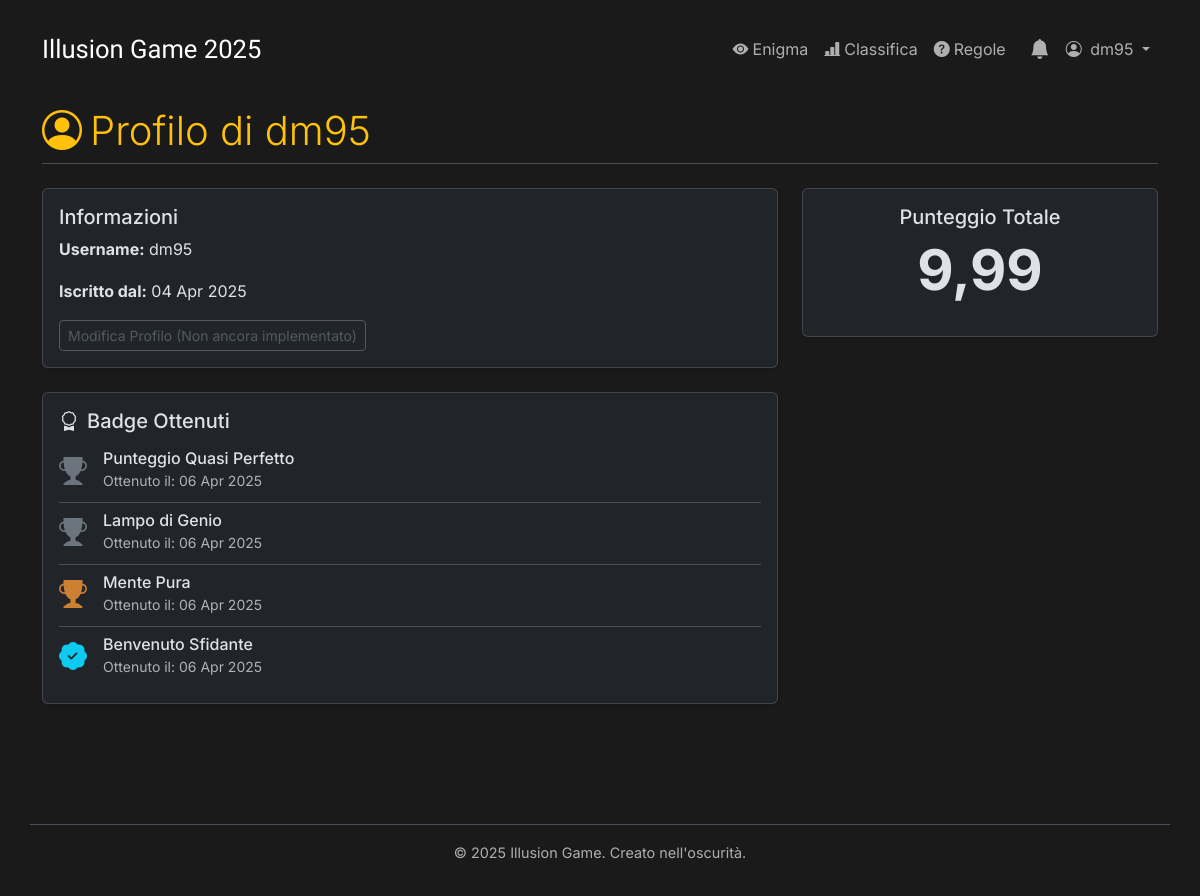
Screenshot of /profilo/dm95/ (signed in) with the database file from the repository.
### enigmas/models.py (models this page shows, shortened)
class UserBadge(models.Model):
    utente = models.ForeignKey(User, on_delete=models.CASCADE)
    badge = models.ForeignKey(Badge, on_delete=models.CASCADE)
    data_ottenimento = models.DateTimeField(auto_now_add=True) # Data in cui è stato ottenuto
    class Meta:
        unique_together = ('utente', 'badge')
        ordering = ['-data_ottenimento']
        verbose_name = "Badge Utente"
        verbose_name_plural = "Badges Utenti"

class Badge(models.Model):
    nome = models.CharField(max_length=100, unique=True)
    descrizione = models.TextField(help_text="Cosa bisogna fare per ottenere questo badge?")
    rarita = models.CharField(max_length=20, choices=[('Comune', 'Comune'), ('Bronzo', 'Bronzo'), ('Argento', 'Argento'), ('Oro', 'Oro')], default='Bronzo') # Esempio di rarità
    class Meta:
        ordering = ['nome']
        verbose_name = "Badge"
        verbose_name_plural = "Badges"

### enigmas/views.py (the view)
# urls.py: path('profilo/<str:username>/', views.profile_view, name='profile_view'),
def profile_view(request, username):
    profile_user = get_object_or_404(User, username=username)
    punteggio_totale_obj = RispostaUtente.objects.filter(
        utente=profile_user,
        is_corretta=True
    ).aggregate(punteggio_totale=Sum('punteggio'))
    punteggio_totale = punteggio_totale_obj['punteggio_totale'] or 0
    badges_utente = UserBadge.objects.filter(utente=profile_user).select_related('badge')
    context = {
        'profile_user': profile_user,
        'punteggio_totale': punteggio_totale,
        'badges': badges_utente, # <-- Passiamo i badge al template
    }
    return render(request, 'enigmas/profile_detail.html', context)

### enigmas/context_processors.py (called while the page is built)
def unread_notifications_count(request):
    count = 0
    if request.user.is_authenticated:
        count = Notifica.objects.filter(utente=request.user, letta=False).count()
    return {'unread_notifications_count': count}

### enigmas/templates/enigmas/profile_detail.html (shortened to what this page needs)
{% extends 'enigmas/base.html' %}
{% load static %}
{% block content %}
    <h2 class="border-bottom pb-2 mb-4 display-6">
        <i class="bi bi-person-circle me-2"></i>Profilo di {{ profile_user.username }}
    </h2>
    <div class="row">
        <div class="col-md-8">
            <div class="card shadow-sm mb-4">
                <div class="card-body">
                    <h4 class="card-title fs-5">Informazioni</h4>
                    <p><strong>Username:</strong> {{ profile_user.username }}</p>
                    <p><strong>Iscritto dal:</strong> {{ profile_user.date_joined|date:"d M Y" }}</p>
                    {% if profile_user == user %}
                        <a href="#" class="btn btn-sm btn-outline-secondary disabled">Modifica Profilo (Non ancora implementato)</a>
                    {% endif %}
                </div>
            </div>
            <div class="card shadow-sm mb-4">
               <div class="card-body">
                   <h4 class="card-title fs-5"><i class="bi bi-award me-2"></i>Badge Ottenuti</h4>
                   {% if badges %}
                       <div class="list-group list-group-flush">
                           {% for user_badge in badges %}
                               <div class="list-group-item d-flex align-items-center bg-transparent px-0">
                                   <span class="me-3 fs-3">
                                       {% if user_badge.badge.rarita == 'Oro' %}
                                           <i class="bi bi-trophy-fill text-warning" title="Rarità: Oro"></i>
                                       {% elif user_badge.badge.rarita == 'Argento' %}
                                           <i class="bi bi-trophy-fill text-secondary" title="Rarità: Argento"></i>
                                       {% elif user_badge.badge.rarita == 'Bronzo' %}
                                           <i class="bi bi-trophy-fill" style="color:#cd7f32;" title="Rarità: Bronzo"></i>
                                       {% else %}
                                            <i class="bi bi-patch-check-fill text-info" title="Rarità: Comune"></i>
                                       {% endif %}
                                   </span>
                                   <div class="flex-grow-1">
                                       <h6 class="mb-0">{{ user_badge.badge.nome }}</h6>
                                       <small class="text-body-secondary"
                                              data-bs-toggle="tooltip"
                                              data-bs-placement="top"
                                              title="{{ user_badge.badge.descrizione }}">
                                           Ottenuto il: {{ user_badge.data_ottenimento|date:"d M Y" }}
                                       </small>
                                   </div>
                               </div>
                           {% endfor %}
                       </div>
                   {% else %}
                       <p class="text-body-secondary"><em>Nessun badge ottenuto finora. Continua a giocare!</em></p>
                   {% endif %}
               </div>
            </div>
        </div>
        <div class="col-md-4">
             <div class="card shadow-sm mb-4">
                <div class="card-body text-center">
                    <h4 class="card-title fs-5">Punteggio Totale</h4>
                    <p class="display-4 fw-bold">{{ punteggio_totale|floatformat:2 }}</p>
                </div>
             </div>
        </div>
    </div>
{% endblock %}

### enigmas/templates/enigmas/base.html (shortened to what this page needs)
{% load static %}
<!DOCTYPE html>
<html lang="it" data-bs-theme="dark">
<head>
    <link href="https://cdn.jsdelivr.net/npm/bootstrap@5.3.3/dist/css/bootstrap.min.css" rel="stylesheet">
    <link rel="stylesheet" href="{% static 'enigmas/css/style.css' %}">
    <link rel="stylesheet" href="https://cdn.jsdelivr.net/npm/bootstrap-icons@1.11.3/font/bootstrap-icons.min.css">
</head>
<body class="d-flex flex-column">
    <nav class="navbar navbar-expand-lg navbar-custom">
        <div class="container">
            <a class="navbar-brand navbar-brand-custom" href="{% url 'enigma_view' %}">
                Illusion Game 2025
            </a>
            <div class="collapse navbar-collapse" id="navbarNavContent">
                <ul class="navbar-nav ms-auto mb-2 mb-lg-0 align-items-center">
                    {% if user.is_authenticated %}
                        <li class="nav-item"> <a class="nav-link {% if request.resolver_match.url_name == 'enigma_view' %}active{% endif %}" href="{% url 'enigma_view' %}"><i class="bi bi-eye-fill me-1"></i>Enigma</a> </li>
                        <li class="nav-item"> <a class="nav-link {% if request.resolver_match.url_name == 'classifica' %}active{% endif %}" href="{% url 'classifica' %}"><i class="bi bi-bar-chart-line-fill me-1"></i>Classifica</a> </li>
                        <li class="nav-item"> <a class="nav-link " href="{% url 'regole_punteggio' %}"><i class="bi bi-question-circle-fill me-1"></i>Regole</a> </li>
                        <li class="nav-item d-none d-lg-block notification-bell-desktop">
                            <a class="nav-link position-relative px-2 {% if request.resolver_match.url_name == 'lista_notifiche' %}active{% endif %}"
                               href="{% url 'lista_notifiche' %}"
                               title="Notifiche">
                                 <i class="bi bi-bell-fill fs-5"></i>
                             </a>
                        </li>
                        <li class="nav-item dropdown">
                            <a class="nav-link dropdown-toggle" href="#" role="button" data-bs-toggle="dropdown" aria-expanded="false">
                                <i class="bi bi-person-circle me-1"></i> {{ user.username }}
                            </a>
                        </li>
                    {% else %}
                        <li class="nav-item">
                            <a class="nav-link {% if request.resolver_match.url_name == 'login' %}active{% endif %}" href="{% url 'login' %}"><i class="bi bi-box-arrow-in-right me-1"></i>Login</a>
                        </li>
                    {% endif %}
                </ul>
            </div>
        </div>
    </nav>
    <div class="container mt-4 mb-5 flex-grow-1">
        {% block content %}{% endblock %}
    </div>
    <footer class="container text-center text-body-secondary py-3 border-top">
        <p>&copy; {% now "Y" %} Illusion Game. Creato nell'oscurità.</p>
    </footer>
</body>
</html>

### enigmas/static/enigmas/css/style.css (style rules this page uses)
body { background-color: #1a1a1a; color: #e0e0e0; font-family: 'Courier New', Courier, monospace; margin: 0; padding: 0; line-height: 1.6; }
nav { margin-top: 1rem; }
nav a { color: #b0bec5; text-decoration: none; transition: color 0.3s ease; }
h2, h3 { color: #FFC109; border-bottom: 1px solid #555; padding-bottom: 0.5rem; margin-bottom: 1.5rem; }
footer { text-align: center; margin-top: 3rem; padding: 1.5rem; font-size: 0.9rem; color: #666; border-top: 1px solid #333; }
.navbar-brand-custom { font-family: "Rubik Glitch", system-ui; color: #ffffff !important; font-weight: 400; font-size: 1.6rem; }

### enigmas/templates/enigmas/base.html (style rules this page uses)
body { font-family: 'Inter', sans-serif; background-color: #1a1a1a; display: flex; flex-direction: column; min-height: 100vh; }
.flex-grow-1 { flex-grow: 1; }
.notification-bell-desktop { margin-left: 0.5rem; }

### rows the page displays
UserBadge: badge.nome "Punteggio Quasi Perfetto", data_ottenimento "06 Apr 2025"
UserBadge: badge.nome "Lampo di Genio", data_ottenimento "06 Apr 2025"
UserBadge: badge.nome "Mente Pura", data_ottenimento "06 Apr 2025"
UserBadge: badge.nome "Benvenuto Sfidante", data_ottenimento "06 Apr 2025"

### other values shown
{{ user.username }} "dm95"
{{ profile_user.username }} "dm95"
{{ profile_user.date_joined|date:"d M Y" }} "04 Apr 2025"
{{ punteggio_totale|floatformat:2 }} "9,99"
